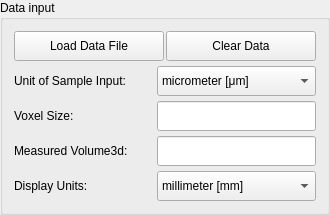
            <widget class="QGroupBox" name="gb_data_input">
             <property name="minimumSize">
              <size>
               <width>330</width>
               <height>0</height>
              </size>
             </property>
             <property name="title">
              <string>Data input</string>
             </property>
             <layout class="QVBoxLayout" name="verticalLayout_2" stretch="1,1,1,1,1">
              <property name="spacing">
               <number>5</number>
              </property>
              <item>
               <layout class="QHBoxLayout" name="horizontalLayout" stretch="1,1">
                <property name="spacing">
                 <number>2</number>
                </property>
                <item>
                 <widget class="QPushButton" name="btn_load_file">
                  <property name="sizePolicy">
                   <sizepolicy hsizetype="Minimum" vsizetype="Fixed">
                    <horstretch>0</horstretch>
                    <verstretch>0</verstretch>
                   </sizepolicy>
                  </property>
                  <property name="minimumSize">
                   <size>
                    <width>0</width>
                    <height>30</height>
                   </size>
                  </property>
                  <property name="text">
                   <string>Load Data File</string>
                  </property>
                 </widget>
                </item>
                <item>
                 <widget class="QPushButton" name="btn_clear_data">
                  <property name="minimumSize">
                   <size>
                    <width>0</width>
                    <height>30</height>
                   </size>
                  </property>
                  <property name="text">
                   <string>Clear Data</string>
                  </property>
                 </widget>
                </item>
               </layout>
              </item>
              <item>
               <layout class="QHBoxLayout" name="horizontalLayout_2" stretch="1,2">
                <property name="spacing">
                 <number>3</number>
                </property>
                <item>
                 <widget class="QLabel" name="lbl_unit_input">
                  <property name="sizePolicy">
                   <sizepolicy hsizetype="Minimum" vsizetype="Preferred">
                    <horstretch>0</horstretch>
                    <verstretch>0</verstretch>
                   </sizepolicy>
                  </property>
                  <property name="minimumSize">
                   <size>
                    <width>140</width>
                    <height>30</height>
                   </size>
                  </property>
                  <property name="text">
                   <string>Unit of Sample Input:</string>
                  </property>
                 </widget>
                </item>
                <item>
                 <widget class="QComboBox" name="cmb_unit_input">
                  <property name="minimumSize">
                   <size>
                    <width>0</width>
                    <height>30</height>
                   </size>
                  </property>
                  <property name="currentIndex">
                   <number>1</number>
                  </property>
                  <item>
                   <property name="text">
                    <string>nanometer [nm]</string>
                   </property>
                  </item>
                  <item>
                   <property name="text">
                    <string>micrometer [μm]</string>
                   </property>
                  </item>
                  <item>
                   <property name="text">
                    <string>millimeter [mm]</string>
                   </property>
                  </item>
                  <item>
                   <property name="text">
                    <string>centimeter [cm]</string>
                   </property>
                  </item>
                  <item>
                   <property name="text">
                    <string>decimeter [dm]</string>
                   </property>
                  </item>
                  <item>
                   <property name="text">
                    <string>meter [m]</string>
                   </property>
                  </item>
                 </widget>
                </item>
               </layout>
              </item>
              <item>
               <layout class="QHBoxLayout" name="horizontalLayout_3" stretch="1,2">
                <property name="spacing">
                 <number>3</number>
                </property>
                <item>
                 <widget class="QLabel" name="lbl_spatial_resolution">
                  <property name="sizePolicy">
                   <sizepolicy hsizetype="Minimum" vsizetype="Preferred">
                    <horstretch>0</horstretch>
                    <verstretch>0</verstretch>
                   </sizepolicy>
                  </property>
                  <property name="minimumSize">
                   <size>
                    <width>140</width>
                    <height>30</height>
                   </size>
                  </property>
                  <property name="text">
                   <string>Voxel Size:</string>
                  </property>
                 </widget>
                </item>
                <item>
                 <widget class="QLineEdit" name="le_voxel_size">
                  <property name="minimumSize">
                   <size>
                    <width>0</width>
                    <height>30</height>
                   </size>
                  </property>
                 </widget>
                </item>
               </layout>
              </item>
              <item>
               <layout class="QHBoxLayout" name="horizontalLayout_4" stretch="1,2">
                <property name="spacing">
                 <number>3</number>
                </property>
                <item>
                 <widget class="QLabel" name="label">
                  <property name="sizePolicy">
                   <sizepolicy hsizetype="Minimum" vsizetype="Preferred">
                    <horstretch>0</horstretch>
                    <verstretch>0</verstretch>
                   </sizepolicy>
                  </property>
                  <property name="minimumSize">
                   <size>
                    <width>140</width>
                    <height>30</height>
                   </size>
                  </property>
                  <property name="text">
                   <string>Measured Volume3d:</string>
                  </property>
                 </widget>
                </item>
                <item>
                 <widget class="QLineEdit" name="le_volume3d">
                  <property name="minimumSize">
                   <size>
                    <width>0</width>
                    <height>30</height>
                   </size>
                  </property>
                 </widget>
                </item>
               </layout>
              </item>
              <item>
               <layout class="QHBoxLayout" name="horizontalLayout_5" stretch="1,2">
                <property name="spacing">
                 <number>3</number>
                </property>
                <item>
                 <widget class="QLabel" name="lbl_unit_display">
                  <property name="sizePolicy">
                   <sizepolicy hsizetype="Minimum" vsizetype="Preferred">
                    <horstretch>0</horstretch>
                    <verstretch>0</verstretch>
                   </sizepolicy>
                  </property>
                  <property name="minimumSize">
                   <size>
                    <width>140</width>
                    <height>30</height>
                   </size>
                  </property>
                  <property name="text">
                   <string>Display Units:</string>
                  </property>
                 </widget>
                </item>
                <item>
                 <widget class="QComboBox" name="cmb_unit_display">
                  <property name="minimumSize">
                   <size>
                    <width>0</width>
                    <height>30</height>
                   </size>
                  </property>
                  <property name="currentIndex">
                   <number>2</number>
                  </property>
                  <item>
                   <property name="text">
                    <string>nanometer [nm]</string>
                   </property>
                  </item>
                  <item>
                   <property name="text">
                    <string>micrometer [μm]</string>
                   </property>
                  </item>
                  <item>
                   <property name="text">
                    <string>millimeter [mm]</string>
                   </property>
                  </item>
                  <item>
                   <property name="text">
                    <string>centimeter [cm]</string>
                   </property>
                  </item>
                  <item>
                   <property name="text">
                    <string>decimeter [dm]</string>
                   </property>
                  </item>
                  <item>
                   <property name="text">
                    <string>meter [m]</string>
                   </property>
                  </item>
                 </widget>
                </item>
               </layout>
              </item>
             </layout>
            </widget>
